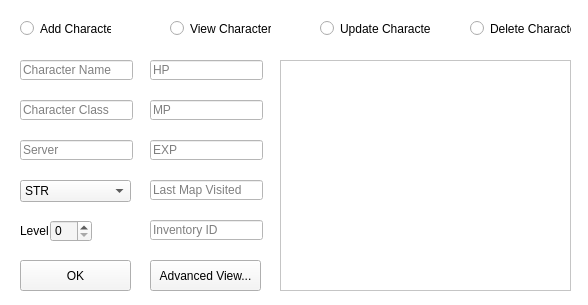
<?xml version="1.0" encoding="UTF-8"?>
<ui version="4.0">
 <class>characterManager</class>
 <widget class="QWidget" name="characterManager">
  <property name="geometry">
   <rect>
    <x>0</x>
    <y>0</y>
    <width>588</width>
    <height>305</height>
   </rect>
  </property>
  <property name="minimumSize">
   <size>
    <width>588</width>
    <height>305</height>
   </size>
  </property>
  <property name="maximumSize">
   <size>
    <width>588</width>
    <height>305</height>
   </size>
  </property>
  <property name="windowTitle">
   <string>Maplestory Manager - Character</string>
  </property>
  <property name="styleSheet">
   <string notr="true">background-color: rgb(255, 255, 255);</string>
  </property>
  <widget class="QLineEdit" name="charMP">
   <property name="geometry">
    <rect>
     <x>150</x>
     <y>100</y>
     <width>113</width>
     <height>20</height>
    </rect>
   </property>
   <property name="text">
    <string/>
   </property>
   <property name="placeholderText">
    <string>MP</string>
   </property>
  </widget>
  <widget class="QListView" name="output">
   <property name="geometry">
    <rect>
     <x>280</x>
     <y>60</y>
     <width>291</width>
     <height>231</height>
    </rect>
   </property>
  </widget>
  <widget class="QRadioButton" name="createRadioButton">
   <property name="geometry">
    <rect>
     <x>20</x>
     <y>20</y>
     <width>91</width>
     <height>17</height>
    </rect>
   </property>
   <property name="text">
    <string>Add Character</string>
   </property>
  </widget>
  <widget class="QPushButton" name="advancedViewButton">
   <property name="geometry">
    <rect>
     <x>150</x>
     <y>260</y>
     <width>111</width>
     <height>31</height>
    </rect>
   </property>
   <property name="styleSheet">
    <string notr="true">background-color: rgb(245, 245, 245);</string>
   </property>
   <property name="text">
    <string>Advanced View...</string>
   </property>
  </widget>
  <widget class="QLineEdit" name="charClass">
   <property name="geometry">
    <rect>
     <x>20</x>
     <y>100</y>
     <width>113</width>
     <height>20</height>
    </rect>
   </property>
   <property name="text">
    <string/>
   </property>
   <property name="placeholderText">
    <string>Character Class</string>
   </property>
  </widget>
  <widget class="QLineEdit" name="charName">
   <property name="geometry">
    <rect>
     <x>20</x>
     <y>60</y>
     <width>113</width>
     <height>20</height>
    </rect>
   </property>
   <property name="text">
    <string/>
   </property>
   <property name="placeholderText">
    <string>Character Name</string>
   </property>
  </widget>
  <widget class="QLineEdit" name="charHP">
   <property name="geometry">
    <rect>
     <x>150</x>
     <y>60</y>
     <width>113</width>
     <height>20</height>
    </rect>
   </property>
   <property name="text">
    <string/>
   </property>
   <property name="placeholderText">
    <string>HP</string>
   </property>
  </widget>
  <widget class="QRadioButton" name="deleteRadioButton">
   <property name="geometry">
    <rect>
     <x>470</x>
     <y>20</y>
     <width>101</width>
     <height>17</height>
    </rect>
   </property>
   <property name="text">
    <string>Delete Character</string>
   </property>
  </widget>
  <widget class="QRadioButton" name="readRadioButton">
   <property name="geometry">
    <rect>
     <x>170</x>
     <y>20</y>
     <width>101</width>
     <height>17</height>
    </rect>
   </property>
   <property name="text">
    <string>View Character</string>
   </property>
  </widget>
  <widget class="QRadioButton" name="updateRadioButton">
   <property name="geometry">
    <rect>
     <x>320</x>
     <y>20</y>
     <width>111</width>
     <height>17</height>
    </rect>
   </property>
   <property name="text">
    <string>Update Character</string>
   </property>
  </widget>
  <widget class="QComboBox" name="charAttribute">
   <property name="geometry">
    <rect>
     <x>20</x>
     <y>180</y>
     <width>111</width>
     <height>22</height>
    </rect>
   </property>
   <property name="styleSheet">
    <string notr="true">background-color: rgb(245, 245, 245);</string>
   </property>
   <item>
    <property name="text">
     <string>STR</string>
    </property>
   </item>
   <item>
    <property name="text">
     <string>DEX</string>
    </property>
   </item>
   <item>
    <property name="text">
     <string>INT</string>
    </property>
   </item>
   <item>
    <property name="text">
     <string>LUK</string>
    </property>
   </item>
  </widget>
  <widget class="QSpinBox" name="charLevel">
   <property name="geometry">
    <rect>
     <x>50</x>
     <y>220</y>
     <width>42</width>
     <height>22</height>
    </rect>
   </property>
   <property name="styleSheet">
    <string notr="true">background-color: rgb(245, 245, 245);</string>
   </property>
   <property name="maximum">
    <number>255</number>
   </property>
  </widget>
  <widget class="QLabel" name="levelLabel">
   <property name="geometry">
    <rect>
     <x>20</x>
     <y>220</y>
     <width>31</width>
     <height>21</height>
    </rect>
   </property>
   <property name="styleSheet">
    <string notr="true">background-color: rgba(0, 0, 0, 0);</string>
   </property>
   <property name="text">
    <string>Level</string>
   </property>
  </widget>
  <widget class="QLineEdit" name="charEXP">
   <property name="geometry">
    <rect>
     <x>150</x>
     <y>140</y>
     <width>113</width>
     <height>20</height>
    </rect>
   </property>
   <property name="text">
    <string/>
   </property>
   <property name="placeholderText">
    <string>EXP</string>
   </property>
  </widget>
  <widget class="QLineEdit" name="server">
   <property name="geometry">
    <rect>
     <x>20</x>
     <y>140</y>
     <width>113</width>
     <height>20</height>
    </rect>
   </property>
   <property name="text">
    <string/>
   </property>
   <property name="placeholderText">
    <string>Server</string>
   </property>
  </widget>
  <widget class="QLineEdit" name="charMap">
   <property name="geometry">
    <rect>
     <x>150</x>
     <y>180</y>
     <width>113</width>
     <height>20</height>
    </rect>
   </property>
   <property name="text">
    <string/>
   </property>
   <property name="placeholderText">
    <string>Last Map Visited</string>
   </property>
  </widget>
  <widget class="QLineEdit" name="charInventory">
   <property name="geometry">
    <rect>
     <x>150</x>
     <y>220</y>
     <width>113</width>
     <height>20</height>
    </rect>
   </property>
   <property name="text">
    <string/>
   </property>
   <property name="placeholderText">
    <string>Inventory ID</string>
   </property>
  </widget>
  <widget class="QPushButton" name="okButton">
   <property name="geometry">
    <rect>
     <x>20</x>
     <y>260</y>
     <width>111</width>
     <height>31</height>
    </rect>
   </property>
   <property name="styleSheet">
    <string notr="true">background-color: rgb(245, 245, 245);</string>
   </property>
   <property name="text">
    <string>OK</string>
   </property>
  </widget>
 </widget>
 <resources/>
 <connections/>
</ui>
